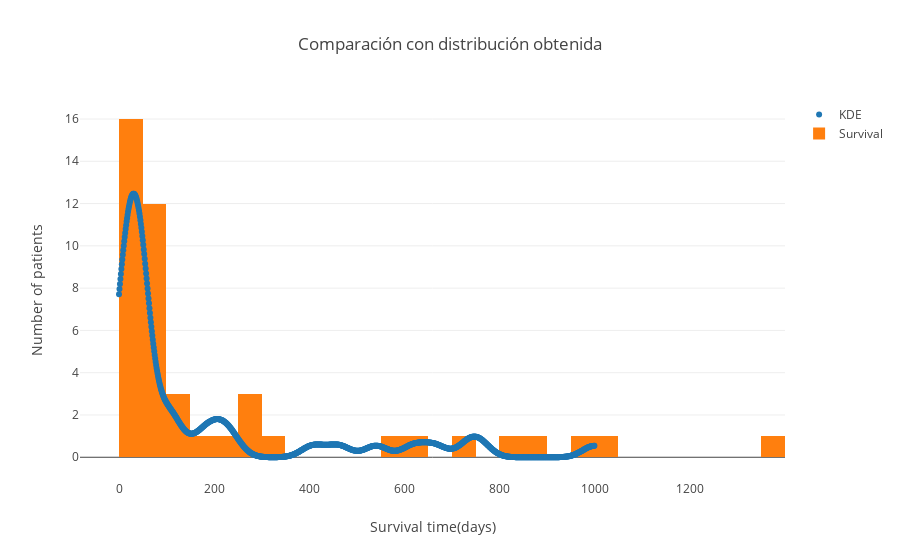

The notebook cell saved with this chart:
### Code cell
#CON PLOTLY
data1 = go.Scatter(y= (kde(days) * len(survival) * smax / nbins), mode= 'markers', name= 'KDE')
data2 = go.Histogram(x=survival, nbinsx= 30, name='Survival')
data= [data1, data2]
layout = go.Layout(title='Comparación con distribución obtenida', xaxis=dict(title='Survival time(days)'),yaxis=dict(title='Number of patients'))
fig = go.Figure(data=data,layout=layout)
iplot(fig, filename = 'Hist')

### Figure 1 — Plotly figure (JSON) as saved in the notebook; plotly's stock layout.template omitted (floating-point values rounded to 4 significant figures; data arrays with more than 128 entries replaced by an {"elided": "..."} marker saying what was removed)
{"data": [{"mode": "markers", "name": "KDE", "type": "scatter", "uid": "0dfd69b4-44ce-45a0-85b3-85d29b79a969", "y": {"elided": "1000 float values"}}, {"name": "Survival", "nbinsx": 30, "type": "histogram", "uid": "f17e196a-f9af-4049-b87a-d01a57a614aa", "x": [15, 3, 624, 46, 127, 64, 1350, 280, 23, 10, 1024, 39, 730, 136, 1, 836, 60, 54, 47, 1, 51, 44, 994, 51, 897, 253, 147, 51, 322, 65, 551, 66, 228, 65, 25, 63, 12, 29, 48, 297, 50, 68, 26, 161, 14]}], "layout": {"title": {"text": "Comparación con distribución obtenida"}, "xaxis": {"title": {"text": "Survival time(days)"}}, "yaxis": {"title": {"text": "Number of patients"}}}}
